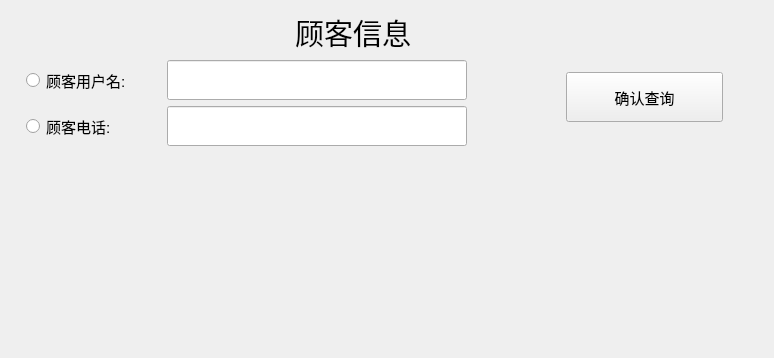
      <widget class="QWidget" name="customer_info_page">
       <layout class="QVBoxLayout" name="verticalLayout_6" stretch="2,5">
        <item>
         <layout class="QHBoxLayout" name="horizontalLayout_7" stretch="6,1,2,0">
          <item>
           <layout class="QVBoxLayout" name="verticalLayout_5" stretch="0,0,2,0,2">
            <item>
             <layout class="QHBoxLayout" name="horizontalLayout_29">
              <item>
               <spacer name="horizontalSpacer_64">
                <property name="orientation">
                 <enum>Qt::Horizontal</enum>
                </property>
                <property name="sizeHint" stdset="0">
                 <size>
                  <width>40</width>
                  <height>20</height>
                 </size>
                </property>
               </spacer>
              </item>
              <item>
               <spacer name="horizontalSpacer_71">
                <property name="orientation">
                 <enum>Qt::Horizontal</enum>
                </property>
                <property name="sizeHint" stdset="0">
                 <size>
                  <width>40</width>
                  <height>20</height>
                 </size>
                </property>
               </spacer>
              </item>
              <item>
               <spacer name="horizontalSpacer_62">
                <property name="orientation">
                 <enum>Qt::Horizontal</enum>
                </property>
                <property name="sizeHint" stdset="0">
                 <size>
                  <width>40</width>
                  <height>20</height>
                 </size>
                </property>
               </spacer>
              </item>
              <item>
               <spacer name="horizontalSpacer_72">
                <property name="orientation">
                 <enum>Qt::Horizontal</enum>
                </property>
                <property name="sizeHint" stdset="0">
                 <size>
                  <width>40</width>
                  <height>20</height>
                 </size>
                </property>
               </spacer>
              </item>
              <item>
               <widget class="QLabel" name="label_4">
                <property name="font">
                 <font>
                  <family>华文楷体</family>
                  <pointsize>22</pointsize>
                 </font>
                </property>
                <property name="text">
                 <string>顾客信息</string>
                </property>
               </widget>
              </item>
              <item>
               <spacer name="horizontalSpacer_63">
                <property name="orientation">
                 <enum>Qt::Horizontal</enum>
                </property>
                <property name="sizeHint" stdset="0">
                 <size>
                  <width>40</width>
                  <height>20</height>
                 </size>
                </property>
               </spacer>
              </item>
             </layout>
            </item>
            <item>
             <spacer name="verticalSpacer_45">
              <property name="orientation">
               <enum>Qt::Vertical</enum>
              </property>
              <property name="sizeHint" stdset="0">
               <size>
                <width>20</width>
                <height>40</height>
               </size>
              </property>
             </spacer>
            </item>
            <item>
             <layout class="QHBoxLayout" name="horizontalLayout_4">
              <item>
               <spacer name="horizontalSpacer_66">
                <property name="orientation">
                 <enum>Qt::Horizontal</enum>
                </property>
                <property name="sizeHint" stdset="0">
                 <size>
                  <width>40</width>
                  <height>20</height>
                 </size>
                </property>
               </spacer>
              </item>
              <item>
               <widget class="QRadioButton" name="radioButton">
                <property name="minimumSize">
                 <size>
                  <width>120</width>
                  <height>30</height>
                 </size>
                </property>
                <property name="font">
                 <font>
                  <pointsize>11</pointsize>
                 </font>
                </property>
                <property name="text">
                 <string>顾客用户名:</string>
                </property>
               </widget>
              </item>
              <item>
               <spacer name="horizontalSpacer_65">
                <property name="orientation">
                 <enum>Qt::Horizontal</enum>
                </property>
                <property name="sizeHint" stdset="0">
                 <size>
                  <width>40</width>
                  <height>20</height>
                 </size>
                </property>
               </spacer>
              </item>
              <item>
               <widget class="QLineEdit" name="cus_name_line">
                <property name="minimumSize">
                 <size>
                  <width>300</width>
                  <height>40</height>
                 </size>
                </property>
               </widget>
              </item>
              <item>
               <spacer name="horizontalSpacer_69">
                <property name="orientation">
                 <enum>Qt::Horizontal</enum>
                </property>
                <property name="sizeHint" stdset="0">
                 <size>
                  <width>40</width>
                  <height>20</height>
                 </size>
                </property>
               </spacer>
              </item>
             </layout>
            </item>
            <item>
             <spacer name="verticalSpacer_44">
              <property name="orientation">
               <enum>Qt::Vertical</enum>
              </property>
              <property name="sizeHint" stdset="0">
               <size>
                <width>20</width>
                <height>40</height>
               </size>
              </property>
             </spacer>
            </item>
            <item>
             <layout class="QHBoxLayout" name="horizontalLayout_6">
              <item>
               <spacer name="horizontalSpacer_67">
                <property name="orientation">
                 <enum>Qt::Horizontal</enum>
                </property>
                <property name="sizeHint" stdset="0">
                 <size>
                  <width>40</width>
                  <height>20</height>
                 </size>
                </property>
               </spacer>
              </item>
              <item>
               <widget class="QRadioButton" name="radioButton_2">
                <property name="minimumSize">
                 <size>
                  <width>120</width>
                  <height>30</height>
                 </size>
                </property>
                <property name="font">
                 <font>
                  <pointsize>11</pointsize>
                 </font>
                </property>
                <property name="text">
                 <string>顾客电话:</string>
                </property>
               </widget>
              </item>
              <item>
               <spacer name="horizontalSpacer_68">
                <property name="orientation">
                 <enum>Qt::Horizontal</enum>
                </property>
                <property name="sizeHint" stdset="0">
                 <size>
                  <width>40</width>
                  <height>20</height>
                 </size>
                </property>
               </spacer>
              </item>
              <item>
               <widget class="QLineEdit" name="cus_phone_line">
                <property name="minimumSize">
                 <size>
                  <width>300</width>
                  <height>40</height>
                 </size>
                </property>
               </widget>
              </item>
              <item>
               <spacer name="horizontalSpacer_70">
                <property name="orientation">
                 <enum>Qt::Horizontal</enum>
                </property>
                <property name="sizeHint" stdset="0">
                 <size>
                  <width>40</width>
                  <height>20</height>
                 </size>
                </property>
               </spacer>
              </item>
             </layout>
            </item>
           </layout>
          </item>
          <item>
           <spacer name="horizontalSpacer_8">
            <property name="orientation">
             <enum>Qt::Horizontal</enum>
            </property>
            <property name="sizeHint" stdset="0">
             <size>
              <width>40</width>
              <height>20</height>
             </size>
            </property>
           </spacer>
          </item>
          <item>
           <layout class="QVBoxLayout" name="verticalLayout_4">
            <item>
             <spacer name="verticalSpacer_7">
              <property name="orientation">
               <enum>Qt::Vertical</enum>
              </property>
              <property name="sizeHint" stdset="0">
               <size>
                <width>20</width>
                <height>40</height>
               </size>
              </property>
             </spacer>
            </item>
            <item>
             <spacer name="verticalSpacer_9">
              <property name="orientation">
               <enum>Qt::Vertical</enum>
              </property>
              <property name="sizeHint" stdset="0">
               <size>
                <width>20</width>
                <height>40</height>
               </size>
              </property>
             </spacer>
            </item>
            <item>
             <spacer name="verticalSpacer_10">
              <property name="orientation">
               <enum>Qt::Vertical</enum>
              </property>
              <property name="sizeHint" stdset="0">
               <size>
                <width>20</width>
                <height>40</height>
               </size>
              </property>
             </spacer>
            </item>
            <item>
             <spacer name="verticalSpacer_33">
              <property name="orientation">
               <enum>Qt::Vertical</enum>
              </property>
              <property name="sizeHint" stdset="0">
               <size>
                <width>20</width>
                <height>40</height>
               </size>
              </property>
             </spacer>
            </item>
            <item>
             <spacer name="verticalSpacer_34">
              <property name="orientation">
               <enum>Qt::Vertical</enum>
              </property>
              <property name="sizeHint" stdset="0">
               <size>
                <width>20</width>
                <height>40</height>
               </size>
              </property>
             </spacer>
            </item>
            <item>
             <widget class="QPushButton" name="cus_ok_button">
              <property name="minimumSize">
               <size>
                <width>120</width>
                <height>50</height>
               </size>
              </property>
              <property name="font">
               <font>
                <pointsize>11</pointsize>
               </font>
              </property>
              <property name="text">
               <string>确认查询</string>
              </property>
             </widget>
            </item>
            <item>
             <spacer name="verticalSpacer_46">
              <property name="orientation">
               <enum>Qt::Vertical</enum>
              </property>
              <property name="sizeHint" stdset="0">
               <size>
                <width>20</width>
                <height>40</height>
               </size>
              </property>
             </spacer>
            </item>
            <item>
             <spacer name="verticalSpacer_8">
              <property name="orientation">
               <enum>Qt::Vertical</enum>
              </property>
              <property name="sizeHint" stdset="0">
               <size>
                <width>20</width>
                <height>40</height>
               </size>
              </property>
             </spacer>
            </item>
           </layout>
          </item>
          <item>
           <spacer name="horizontalSpacer_77">
            <property name="orientation">
             <enum>Qt::Horizontal</enum>
            </property>
            <property name="sizeHint" stdset="0">
             <size>
              <width>40</width>
              <height>20</height>
             </size>
            </property>
           </spacer>
          </item>
         </layout>
        </item>
        <item>
         <widget class="QWidget" name="cus_show_widget" native="true"/>
        </item>
       </layout>
      </widget>
